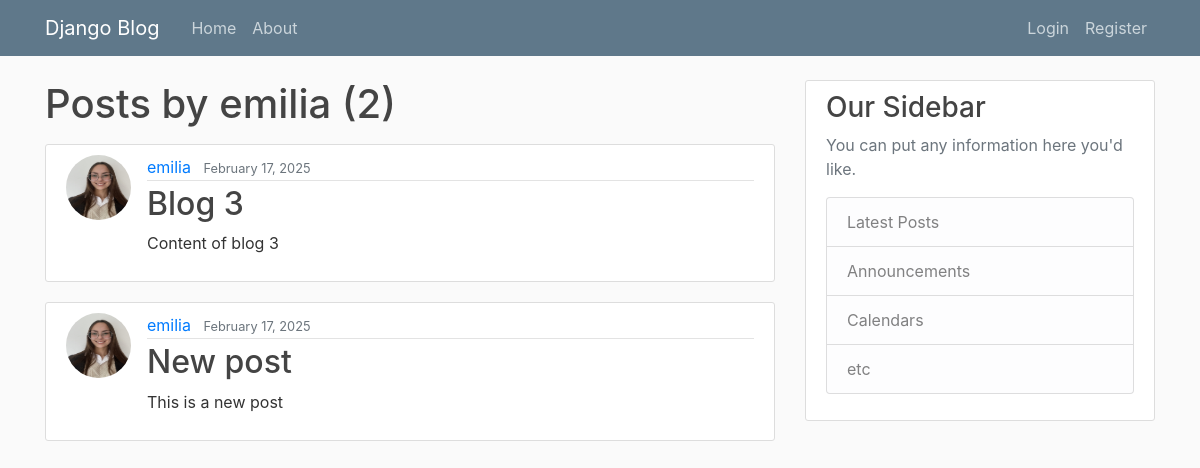
Before: /user/emilia with the older database file.
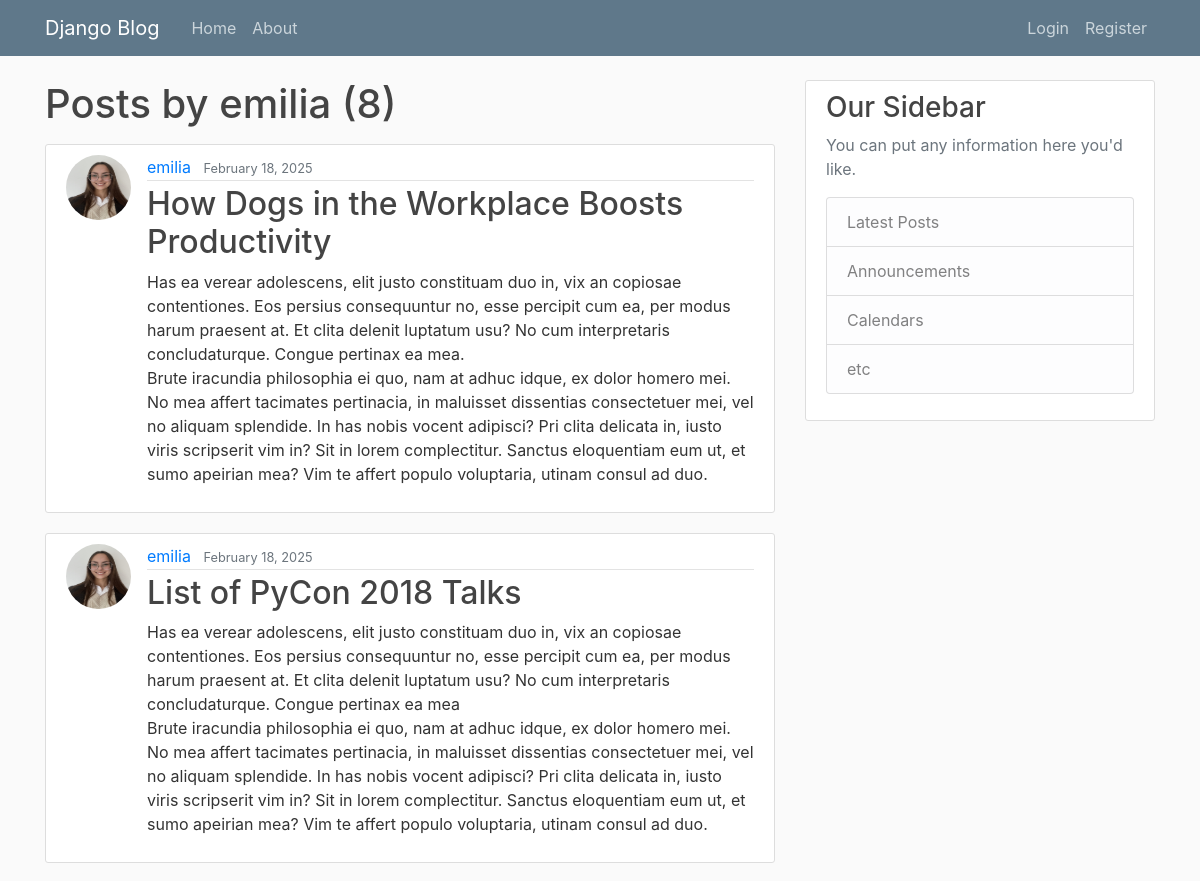
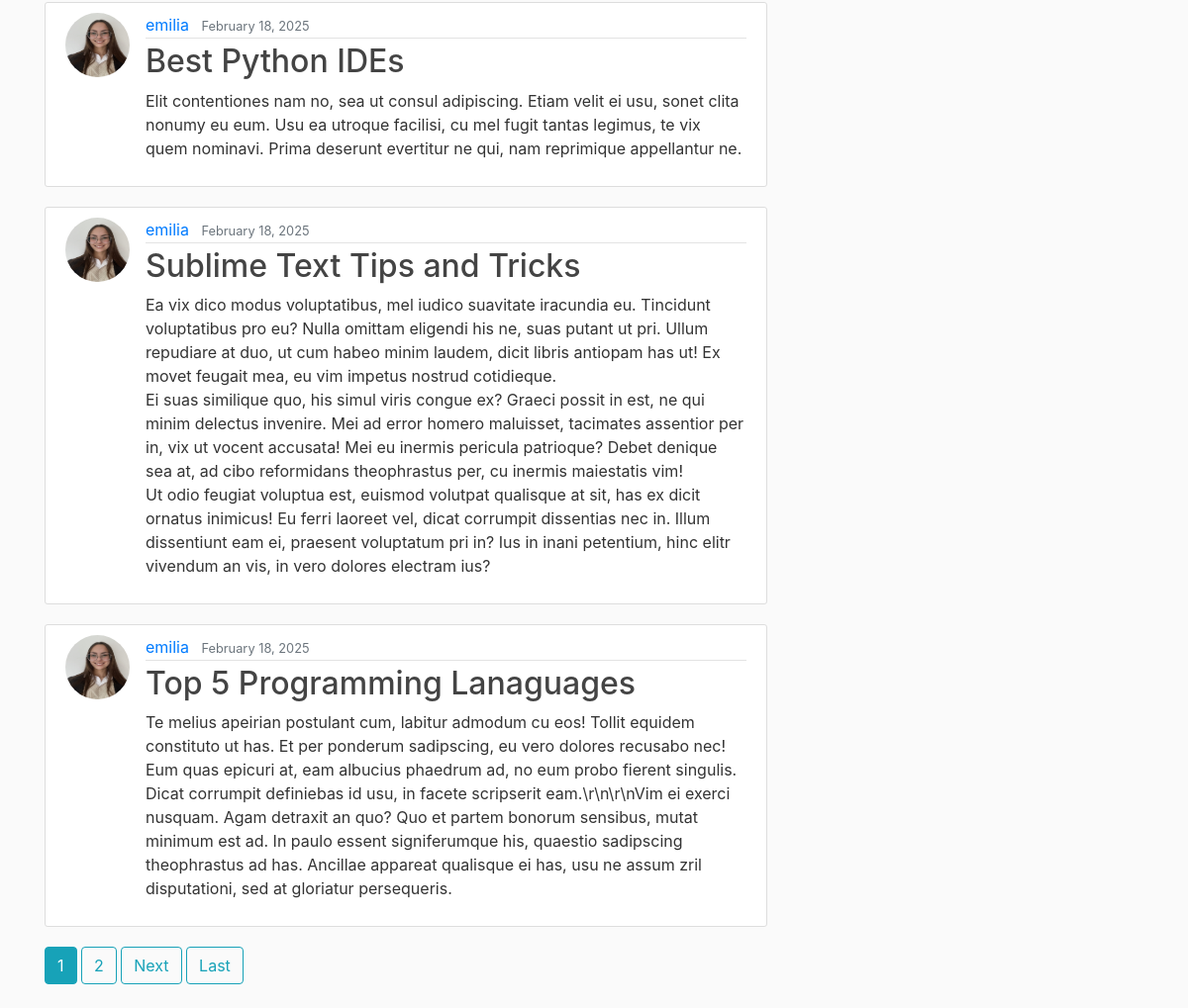
After: the same page with the newer database file (2 pictures, top to bottom).
### blog/models.py (models this page shows, shortened)
class Post(models.Model):
    title = models.CharField(max_length=100)
    content = models.TextField()
    date_posted = models.DateTimeField(default=timezone.now)
    author = models.ForeignKey(User, on_delete=models.CASCADE)

### users/models.py (models this page shows, shortened)
class Profile(models.Model):
    user = models.OneToOneField(User, on_delete=models.CASCADE)
    image = models.ImageField(default='default.jpg', upload_to='profile_pics')

### blog/views.py (the view)
# urls.py: path('user/<str:username>', UserPostListView.as_view(), name='user-posts'),
class UserPostListView(ListView):
    model = Post
    template_name = 'blog/user_posts.html'
    context_object_name = 'posts'
    paginate_by = 5
    def get_queryset(self):
        user = get_object_or_404(User, username=self.kwargs.get('username'))
        return Post.objects.filter(author=user).order_by('-date_posted')

### blog/templates/blog/user_posts.html (shortened to what this page needs)
{% extends "blog/base.html" %}
{% block content %}
    <h1 class="mb-3">Posts by {{ view.kwargs.username }} ({{ page_obj.paginator.count }})</h1>
    {% for post in posts %}
        <article class="media content-section">
          <img class="rounded-circle article-img" src="{{ post.author.profile.image.url }}">
          <div class="media-body">
            <div class="article-metadata">
              <a class="mr-2" href="{% url 'user-posts' post.author.username %}">{{ post.author }}</a>
              <small class="text-muted">{{ post.date_posted|date:"F d, Y" }}</small>
            </div>
            <h2><a class="article-title" href="{% url 'post-detail' post.id %}">{{ post.title }}</a></h2>
            <p class="article-content">{{ post.content }}</p>
          </div>
        </article>
    {% endfor %}
    {% if is_paginated %}
      {% for num in page_obj.paginator.page_range %}
        {% if page_obj.number == num %}
          <a class="btn btn-info mb-4" href="?page={{ num }}">{{ num }}</a>
        {% elif num > page_obj.number|add:'-3' and num < page_obj.number|add:'3' %}
          <a class="btn btn-outline-info mb-4" href="?page={{ num }}">{{ num }}</a>
        {% endif %}
      {% endfor %}
      {% if page_obj.has_next %}
        <a class="btn btn-outline-info mb-4" href="?page={{ page_obj.next_page_number }}">Next</a>
        <a class="btn btn-outline-info mb-4" href="?page={{ page_obj.paginator.num_pages }}">Last</a>
      {% endif %}
    {% endif %}
{% endblock content %}

Changed rows visible on the page:
no longer on this page (row unchanged): Post: author.profile.image (picture), author "emilia", date_posted "February 17, 2025", title "Blog 3", content "Content of blog 3"
no longer on this page (row unchanged): Post: author.profile.image (picture), author "emilia", date_posted "February 17, 2025", title "New post", content "This is a new post"
added Post: author.profile.image (picture), author "emilia", date_posted "February 18, 2025", title "How Dogs in the Workplace Boosts Productivity", content "Has ea verear adolescens, elit justo constituam duo in, vix an copiosae contentiones. Eos persius consequuntur no, esse percipit cum ea, per modus harum praesent at. Et clita delenit luptatum usu? No cum interpretaris concludaturque. Congue pertinax ea mea. Brute iracundia philosophia ei quo, nam at adhuc idque, ex dolor homero mei. No mea affert tacimates pertinacia, in maluisset dissentias consectetuer mei, vel no aliquam splendide. In has nobis vocent adipisci? Pri clita delicata in, iusto viris scripserit vim in? Sit in lorem complectitur. Sanctus eloquentiam eum ut, et sumo apeirian mea? Vim te affert populo voluptaria, utinam consul ad duo."
added Post: author.profile.image (picture), author "emilia", date_posted "February 18, 2025", title "List of PyCon 2018 Talks", content "Has ea verear adolescens, elit justo constituam duo in, vix an copiosae contentiones. Eos persius consequuntur no, esse percipit cum ea, per modus harum praesent at. Et clita delenit luptatum usu? No cum interpretaris concludaturque. Congue pertinax ea mea Brute iracundia philosophia ei quo, nam at adhuc idque, ex dolor homero mei. No mea affert tacimates pertinacia, in maluisset dissentias consectetuer mei, vel no aliquam splendide. In has nobis vocent adipisci? Pri clita delicata in, iusto viris scripserit vim in? Sit in lorem complectitur. Sanctus eloquentiam eum ut, et sumo apeirian mea? Vim te affert populo voluptaria, utinam consul ad duo."
added Post: author.profile.image (picture), author "emilia", date_posted "February 18, 2025", title "Best Python IDEs", content "Elit contentiones nam no, sea ut consul adipiscing. Etiam velit ei usu, sonet clita nonumy eu eum. Usu ea utroque facilisi, cu mel fugit tantas legimus, te vix quem nominavi. Prima deserunt evertitur ne qui, nam reprimique appellantur ne."
added Post: author.profile.image (picture), author "emilia", date_posted "February 18, 2025", title "Sublime Text Tips and Tricks", content "Ea vix dico modus voluptatibus, mel iudico suavitate iracundia eu. Tincidunt voluptatibus pro eu? Nulla omittam eligendi his ne, suas putant ut pri. Ullum repudiare at duo, ut cum habeo minim laudem, dicit libris antiopam has ut! Ex movet feugait mea, eu vim impetus nostrud cotidieque. Ei suas similique quo, his simul viris congue ex? Graeci possit in est, ne qui minim delectus invenire. Mei ad error homero maluisset, tacimates assentior per in, vix ut vocent accusata! Mei eu inermis pericula patrioque? Debet denique sea at, ad cibo reformidans theophrastus per, cu inermis maiestatis vim! Ut odio feugiat voluptua est, euismod volutpat qualisque at sit, has ex dicit ornatus inimicus! Eu…"
added Post: author.profile.image (picture), author "emilia", date_posted "February 18, 2025", title "Top 5 Programming Lanaguages", content "Te melius apeirian postulant cum, labitur admodum cu eos! Tollit equidem constituto ut has. Et per ponderum sadipscing, eu vero dolores recusabo nec! Eum quas epicuri at, eam albucius phaedrum ad, no eum probo fierent singulis. Dicat corrumpit definiebas id usu, in facete scripserit eam.\\r\\n\\r\\nVim ei exerci nusquam. Agam detraxit an quo? Quo et partem bonorum sensibus, mutat minimum est ad. In paulo essent signiferumque his, quaestio sadipscing theophrastus ad has. Ancillae appareat qualisque ei has, usu ne assum zril disputationi, sed at gloriatur persequeris."
Other visible differences:
{{ page_obj.paginator.count }}: "2" → "8"
new list line: "1"
new list line: "2"
text now shown: "Next Last"
